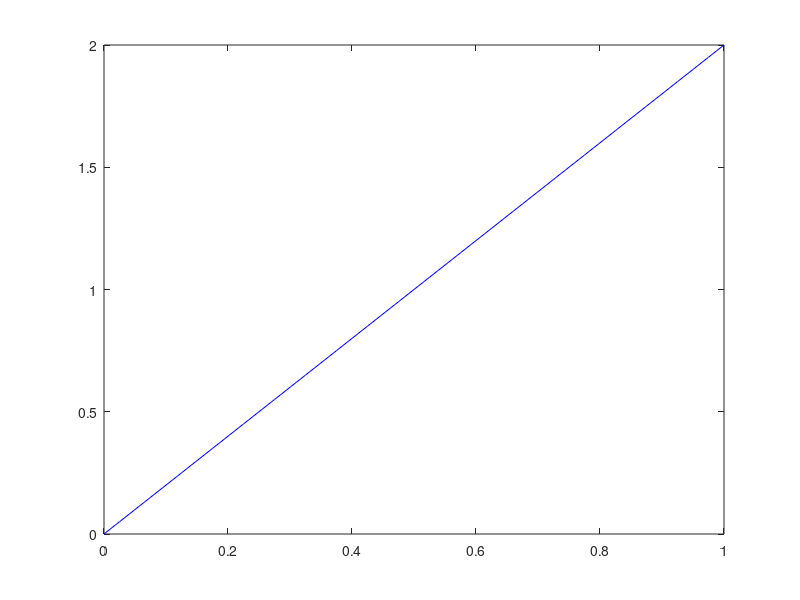

MATLAB code for this plot:
% Cho bài toán khuếch tán như sau:
% \dfrac{\partial u}{\partial t}(x, t) = D\dfrac{\partial^2 u}{\partial^2 x}(x, t) + S(x, t)

% Câu 2: Cho $S(x, t) = 0$. Hãy giải bài toán với $D$ 
% lần lượt nhận các giá trị 0, 1, 2, 3, 4, 5. Nhận xét sự thay đổi của 
% nghiệm xấp xỉ $u_h$ tại thời điểm $t = 0.05$. 
% (Sử dụng lưới 20 phần tử và 10 bước thời gian)

% Giải quyết bài toán
% Xóa bộ nhớ, xóa các biến trước đó
clc; clear all; format long % set up

% Khoảng giá trị của x
x_start = 0; x_end = 1;

% Chiều dài không gian
L = x_end - x_start;

% Khoảng giá trị của t
t_start = 0; t_end = 5;

% Tổng thời gian
T = t_end - t_start;

% Số lượng phần tử của lưới
% Thay đổi Ne, Ne = 5, 10, 15, 20, 30
Ne = 20;

% Kích thước bước không gian (Spatial step size)
dL = L / Ne;

% Khởi tạo các phần tử
ele.coo = (dL / 2):dL:L;

% Số lượng bước thời gian
Nt = 10;

% Kích thước bước thời gian (Time step size)
dt = T / Nt;

% Hệ số khuếch tán
D = 1;

% Điều kiện đầu
U_o = (ele.coo).^2 + ele.coo;

% Các điều kiện biên
UL = 0; UR = 2;

% Khởi tạo giá trị độ lỗi
Er = 0;

% Cài đặt bộ giải
for i_tim=1:Nt              % Vòng lặp thời gian
    MU = zeros(Ne); FU = zeros(Ne,1);
    for k=1:Ne              % Vòng lặp thể tích
        % Tính toán source term
        % S = -exp(-i_tim*dt) * (ele.coo(k)^2 - ele.coo(k) + 2);
        S = 0;

        MU(k,k) = MU(k,k) + dL/dt;
        FU(k) = FU(k) + dL/dt*U_o(k) + S*dL;

        % inside volume
        if k > 1 && k < Ne      
            MU(k,[k k-1])=MU(k,[k k-1])+D/dL*[1 -1];
            MU(k,[k k+1])=MU(k,[k k+1])+D/dL*[1 -1];
        end
    end

    % Điều kiện biên trái
    MU(1,1)     = MU(1,1) + D/dL*2;
    FU(1)       = FU(1) + D/dL*2*UL;
    MU(1,[1 2]) = MU(1,[1 2]) + D/dL*[1 -1];

    % Điều kiện biên phải
    MU(Ne,[Ne Ne-1]) = MU(Ne,[Ne Ne-1]) + D/dL*[1 -1];
    MU(Ne,Ne)        = MU(Ne,Ne) + D/dL*2;
    FU(Ne)           = FU(Ne) + D/dL*2*UR;

    % Giải hệ phương trình tuyến tính
    U = MU\FU; U_o = U; 
    X = [0 ele.coo 1]; UU = [UL; U; UR];
    plot(X',UU,'b-'); pause(0.5);

    % Tính toán độ lỗi
    Ert=0; Ue=zeros(Ne,1);
    for k=1:Ne
        Ue(k) = exp(-i_tim*dt)*(ele.coo(k)^2 - ele.coo(k)) + 2 * ele.coo(k);
        Ert = Ert + (U(k) - Ue(k))^2*dL;
    end
    Er = Er + dt*Ert;
end % loop of time

Er=sqrt(Er); disp(Er);